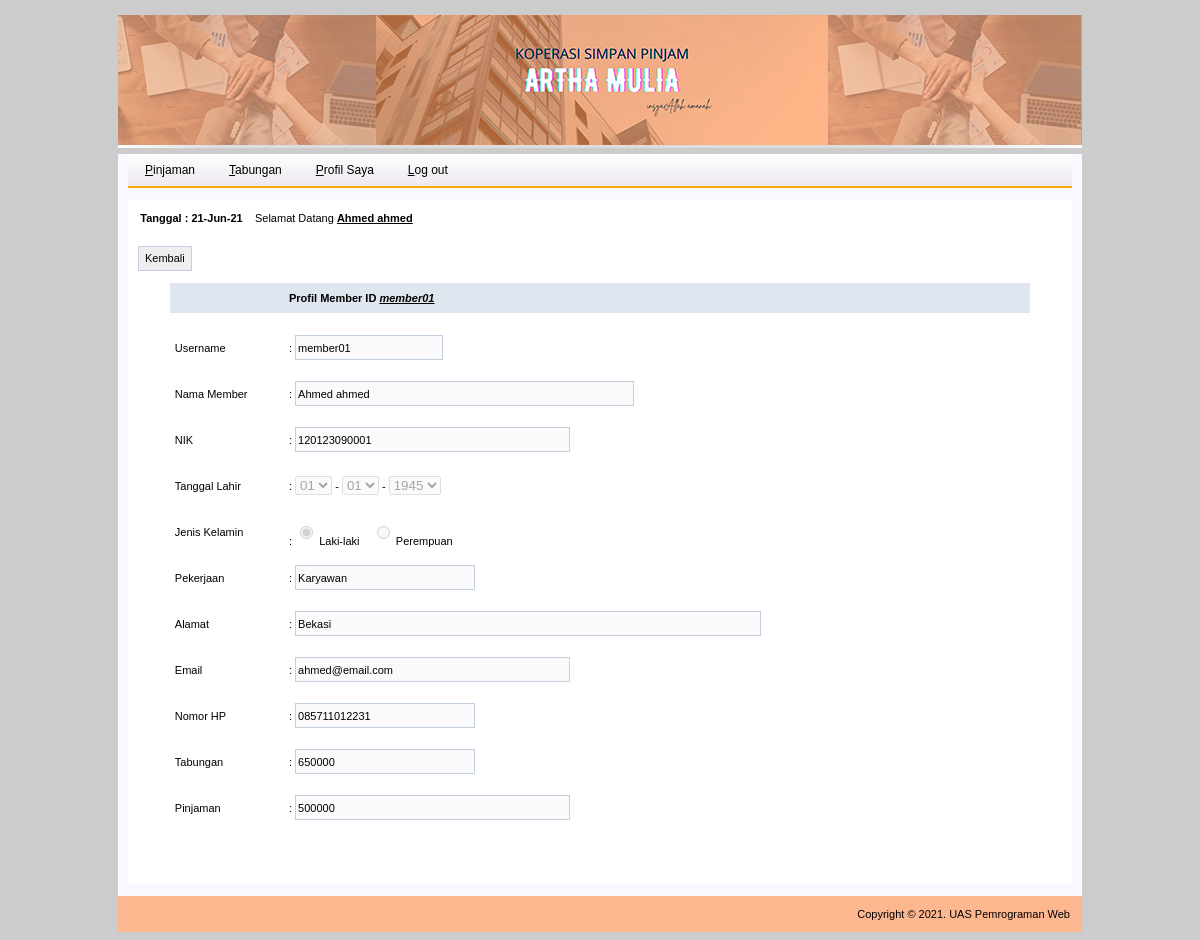
The page /home-member.php?page=profil-member&username=member01 (signed in) on the database its author committed.
### tables this page shows
CREATE TABLE `member` (
  `username` varchar(16) NOT NULL,
  `password` varchar(16) NOT NULL,
  `nama` varchar(20) NOT NULL,
  `nik` bigint(16) NOT NULL,
  `tgl_lahir` date NOT NULL,
  `jenis_kelamin` varchar(9) NOT NULL,
  `pekerjaan` varchar(16) NOT NULL,
  `alamat` text NOT NULL,
  `email` text NOT NULL,
  `no_hp` char(20) NOT NULL,
  `tabungan` varchar(16) NOT NULL,
  `pinjaman` varchar(16) NOT NULL
);

### profil-member.php (the view, shortened to what this page needs)
<div style="border:0; padding:10px; width:924px; height:auto;">
	<?php
	if (isset($_GET['username'])) {
		$username = $_GET['username'];
	}
	else {
	die ("Error. No USERNAME Selected! ");
	}
	$koneksi=mysqli_connect("localhost", "root", "", "dbkoperasi");
	$query = "SELECT * FROM member WHERE username='$username'";
	$sql = mysqli_query ($koneksi, $query);
	$hasil = mysqli_fetch_array ($sql);
	$username	= $hasil['username'];
	$nama	= $hasil['nama'];
	$nik	= $hasil['nik'];
	list($thn_lahir,$bln_lahir,$tgl_lahir) = explode ("-",$hasil['tgl_lahir']);
	$jenis_kelamin	= $hasil['jenis_kelamin'];
	$pekerjaan	= $hasil['pekerjaan'];
	$alamat		= $hasil['alamat'];
	$email		= $hasil['email'];
	$no_hp		= $hasil['no_hp'];
	$tabungan		= $hasil['tabungan'];
	$pinjaman		= $hasil['pinjaman'];
?>
<form action="#" method="POST" name="profil-member" enctype="multipart/form-data">
	<input type="button" value="Kembali" onclick=location.href="home-member.php" title="Kembali">
	<table width="860" border="0" align="center" cellpadding="0" cellspacing="0">
		<tr>
			<td>&nbsp;</td>
			<td>&nbsp;</td>
			<td>&nbsp;</td>
		</tr>
		<tr bgcolor="#DFE6EF" height="30">
			<td>&nbsp;</td>
			<td>&nbsp;</td>
			<td><b>Profil Member ID <u><i><?=$username?></i></u></b></td>
		</tr>
		<tr>
			<td>&nbsp;</td>
			<td>&nbsp;</td>
			<td>&nbsp;</td>
		</tr>
		<tr height="46">
			<td>&nbsp;</td>
			<td>Username</td>
			<td>:&nbsp;<input type="text" name="husername" value="<?=$username?>" disabled="disabled" /></td>
		</tr>
		<tr height="46">
			<td>&nbsp;</td>
			<td>Nama Member</td>
			<td>:&nbsp;<input type="text" name="nama" size="50" value="<?=$nama?>" disabled="disabled"></td>
		</tr>
		<tr height="46">
			<td>&nbsp;</td>
			<td>NIK</td>
			<td>:&nbsp;<input type="text" name="nik" size="40" value="<?=$nik?>" disabled="disabled"></td>
		</tr>
		<tr height="46">
			<td>&nbsp;</td>
			<td>Tanggal Lahir</td>
			<td>:&nbsp;<select name="tgl_lahir" disabled="disabled">
			<?php
				for ($i=1; $i<=31; $i++) {
					$tg = ($i<10) ? "0$i" : $i;
					$sele = ($tg==$tgl_lahir)? "selected" : "";
					echo "<option value='$tg' $sele>$tg</option>";
				}
			?>
				</select> -
				<select name="bln_lahir" disabled="disabled">
			<?php
				for ($i=1; $i<=12; $i++) {
					$bl = ($i<10) ? "0$i" : $i;
					$sele = ($bl==$bln_lahir)?"selected" : "";
					echo "<option value='$bl' $sele>$bl</option>";
				}
			?>
				</select> -
				<select name="thn_lahir" disabled="disabled">
			<?php
				for ($i=1945; $i<=2020; $i++) {
					$th = ($i<1945) ? "0000" : $i;
					$sele = ($i==$thn_lahir)?"selected" : "";
					echo "<option value='$th' $sele>$th</option>";
				}
			?>
				</select></td>
		</tr>
		<tr height="46">
			<td>&nbsp;</td>
			<td>Jenis Kelamin</td>
			<td>:&nbsp;<input type="radio" name="jenis_kelamin" value="L" <?php echo ($jenis_kelamin=='L')?"checked":""; ?> disabled="disabled" > Laki-laki &nbsp;&nbsp;
				<input type="radio" name="jenis_kelamin" value="P" <?php echo ($jenis_kelamin=='P')?"checked":""; ?> disabled="disabled" > Perempuan</td>
		</tr>
		<tr height="46">
			<td>&nbsp;</td>
			<td>Pekerjaan</td>
			<td>:&nbsp;<input type="text" name="pekerjaan" size="25" value="<?=$pekerjaan?>" disabled="disabled" ></td>
		</tr>
		<tr height="46">
			<td>&nbsp;</td>
			<td>Alamat</td>
			<td>:&nbsp;<input type="text" name="alamat" size="70" value="<?=$alamat?>" disabled="disabled"/></td>
		</tr>
		<tr height="46">
			<td>&nbsp;</td>
			<td>Email</td>
			<td>:&nbsp;<input type="text" name="email" size="40" value="<?=$email?>" disabled="disabled" /></td>
		</tr>
		<tr height="46">
			<td>&nbsp;</td>
			<td>Nomor HP</td>
			<td>:&nbsp;<input type="text" name="no_hp" size="25" value="<?=$no_hp?>" disabled="disabled" /></td>
		</tr>
		<tr height="46">
			<td>&nbsp;</td>
			<td>Tabungan</td>
			<td>:&nbsp;<input type="text" name="tabungan" size="25" maxlength="20" value="<?=$tabungan?>" disabled="disabled" /></td>
		</tr>
		<tr height="46">
			<td>&nbsp;</td>
			<td>Pinjaman</td>
			<td>:&nbsp;<input type="text" name="pinjaman" size="40" maxlength="35" value="<?=$pinjaman?>" disabled="disabled" /></td>
		</tr>
		<tr>
			<td>&nbsp;</td>
			<td height="32">&nbsp;</td>
			<td>&nbsp;</td>
		</tr>
	</table>
</form>
</div>

### style.css (style rules this page uses)
body { font-family: Helvetica, Arial, Verdana, sans-serif; font-size: 12px; background-color:#cccccc; margin-top:15px; }
table { font-family: Verdana, Arial, Helvetica, sans-serif; font-size: 11px; }
input { font-family: Verdana, Arial, Helvetica, sans-serif; font-size: 11px; color: black; height: 25px; border: 1px solid #C2CFDF; }

### rows shown on the page
member: username "member01", husername "member01", nama "Ahmed ahmed", nik "120123090001", jenis_kelamin "☑", pekerjaan "Karyawan", alamat "Bekasi", email "ahmed@email.com", no_hp "085711012231", tabungan "650000", pinjaman "500000"

### other values the page prints
$_SESSION['nama'] "Ahmed ahmed"
form field tgl_lahir "01"
form field bln_lahir "01"
form field thn_lahir "1945"
